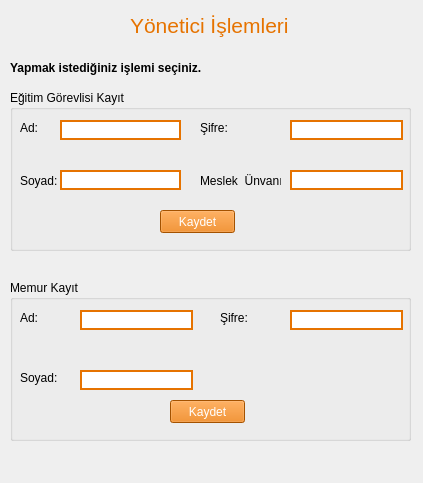
<?xml version="1.0" encoding="UTF-8"?>
<ui version="4.0">
 <class>yonetici_islem</class>
 <widget class="QWidget" name="yonetici_islem">
  <property name="geometry">
   <rect>
    <x>0</x>
    <y>0</y>
    <width>423</width>
    <height>483</height>
   </rect>
  </property>
  <property name="windowTitle">
   <string>Form</string>
  </property>
  <widget class="QLabel" name="baslik">
   <property name="geometry">
    <rect>
     <x>130</x>
     <y>10</y>
     <width>171</width>
     <height>31</height>
    </rect>
   </property>
   <property name="font">
    <font>
     <pointsize>16</pointsize>
    </font>
   </property>
   <property name="toolTip">
    <string>&lt;html&gt;&lt;head/&gt;&lt;body&gt;&lt;p align=&quot;center&quot;&gt;&lt;br/&gt;&lt;/p&gt;&lt;/body&gt;&lt;/html&gt;</string>
   </property>
   <property name="styleSheet">
    <string notr="true">color:#E67300;</string>
   </property>
   <property name="text">
    <string>Yönetici İşlemleri</string>
   </property>
  </widget>
  <widget class="QLabel" name="label">
   <property name="geometry">
    <rect>
     <x>10</x>
     <y>60</y>
     <width>211</width>
     <height>16</height>
    </rect>
   </property>
   <property name="font">
    <font>
     <pointsize>9</pointsize>
     <weight>75</weight>
     <bold>true</bold>
    </font>
   </property>
   <property name="text">
    <string>Yapmak istediğiniz işlemi seçiniz.</string>
   </property>
  </widget>
  <widget class="QGroupBox" name="groupBox">
   <property name="geometry">
    <rect>
     <x>10</x>
     <y>90</y>
     <width>401</width>
     <height>161</height>
    </rect>
   </property>
   <property name="title">
    <string>Eğitim Görevlisi Kayıt</string>
   </property>
   <widget class="QLabel" name="label_2">
    <property name="geometry">
     <rect>
      <x>10</x>
      <y>30</y>
      <width>41</width>
      <height>16</height>
     </rect>
    </property>
    <property name="text">
     <string>Ad:</string>
    </property>
   </widget>
   <widget class="QLabel" name="label_3">
    <property name="geometry">
     <rect>
      <x>10</x>
      <y>80</y>
      <width>41</width>
      <height>21</height>
     </rect>
    </property>
    <property name="text">
     <string>Soyad:</string>
    </property>
   </widget>
   <widget class="QLabel" name="label_4">
    <property name="geometry">
     <rect>
      <x>190</x>
      <y>80</y>
      <width>81</width>
      <height>21</height>
     </rect>
    </property>
    <property name="text">
     <string>Meslek  Ünvanı:</string>
    </property>
   </widget>
   <widget class="QLabel" name="label_5">
    <property name="geometry">
     <rect>
      <x>190</x>
      <y>30</y>
      <width>47</width>
      <height>16</height>
     </rect>
    </property>
    <property name="text">
     <string>Şifre:</string>
    </property>
   </widget>
   <widget class="QPushButton" name="egitim_gorev_btn">
    <property name="geometry">
     <rect>
      <x>150</x>
      <y>120</y>
      <width>75</width>
      <height>23</height>
     </rect>
    </property>
    <property name="styleSheet">
     <string notr="true">color:white;
background-color: rgb(230, 115, 0);</string>
    </property>
    <property name="text">
     <string>Kaydet</string>
    </property>
   </widget>
   <widget class="QLineEdit" name="egitim_gorev_ad">
    <property name="geometry">
     <rect>
      <x>50</x>
      <y>30</y>
      <width>121</width>
      <height>20</height>
     </rect>
    </property>
    <property name="styleSheet">
     <string notr="true">border-width:2px;
border-style:solid;
border-color: rgb(230, 115, 0);</string>
    </property>
   </widget>
   <widget class="QLineEdit" name="egitim_gorev_sifre">
    <property name="geometry">
     <rect>
      <x>280</x>
      <y>30</y>
      <width>113</width>
      <height>20</height>
     </rect>
    </property>
    <property name="styleSheet">
     <string notr="true">border-width:2px;
border-style:solid;
border-color: rgb(230, 115, 0);</string>
    </property>
   </widget>
   <widget class="QLineEdit" name="egitim_gorev_soyad">
    <property name="geometry">
     <rect>
      <x>50</x>
      <y>80</y>
      <width>121</width>
      <height>20</height>
     </rect>
    </property>
    <property name="styleSheet">
     <string notr="true">border-width:2px;
border-style:solid;
border-color: rgb(230, 115, 0);</string>
    </property>
   </widget>
   <widget class="QLineEdit" name="egitim_gorev_unvan">
    <property name="geometry">
     <rect>
      <x>280</x>
      <y>80</y>
      <width>113</width>
      <height>20</height>
     </rect>
    </property>
    <property name="styleSheet">
     <string notr="true">border-width:2px;
border-style:solid;
border-color: rgb(230, 115, 0);</string>
    </property>
   </widget>
   <widget class="QLabel" name="tamamlandi">
    <property name="geometry">
     <rect>
      <x>240</x>
      <y>120</y>
      <width>151</width>
      <height>31</height>
     </rect>
    </property>
    <property name="text">
     <string/>
    </property>
   </widget>
  </widget>
  <widget class="QGroupBox" name="groupBox_2">
   <property name="geometry">
    <rect>
     <x>10</x>
     <y>280</y>
     <width>401</width>
     <height>161</height>
    </rect>
   </property>
   <property name="title">
    <string>Memur Kayıt</string>
   </property>
   <widget class="QLabel" name="label_6">
    <property name="geometry">
     <rect>
      <x>10</x>
      <y>30</y>
      <width>47</width>
      <height>16</height>
     </rect>
    </property>
    <property name="text">
     <string>Ad:</string>
    </property>
   </widget>
   <widget class="QLabel" name="label_7">
    <property name="geometry">
     <rect>
      <x>10</x>
      <y>90</y>
      <width>47</width>
      <height>16</height>
     </rect>
    </property>
    <property name="text">
     <string>Soyad:</string>
    </property>
   </widget>
   <widget class="QLabel" name="label_8">
    <property name="geometry">
     <rect>
      <x>210</x>
      <y>30</y>
      <width>47</width>
      <height>16</height>
     </rect>
    </property>
    <property name="text">
     <string>Şifre:</string>
    </property>
   </widget>
   <widget class="QPushButton" name="memur_btn">
    <property name="geometry">
     <rect>
      <x>160</x>
      <y>120</y>
      <width>75</width>
      <height>23</height>
     </rect>
    </property>
    <property name="styleSheet">
     <string notr="true">color:white;
background-color: rgb(230, 115, 0);</string>
    </property>
    <property name="text">
     <string>Kaydet</string>
    </property>
   </widget>
   <widget class="QLineEdit" name="memur_ad">
    <property name="geometry">
     <rect>
      <x>70</x>
      <y>30</y>
      <width>113</width>
      <height>20</height>
     </rect>
    </property>
    <property name="styleSheet">
     <string notr="true">border-width:2px;
border-style:solid;
border-color: rgb(230, 115, 0);</string>
    </property>
   </widget>
   <widget class="QLineEdit" name="memur_soyad">
    <property name="geometry">
     <rect>
      <x>70</x>
      <y>90</y>
      <width>113</width>
      <height>20</height>
     </rect>
    </property>
    <property name="styleSheet">
     <string notr="true">border-width:2px;
border-style:solid;
border-color: rgb(230, 115, 0);</string>
    </property>
   </widget>
   <widget class="QLineEdit" name="memur_sifre">
    <property name="geometry">
     <rect>
      <x>280</x>
      <y>30</y>
      <width>113</width>
      <height>20</height>
     </rect>
    </property>
    <property name="styleSheet">
     <string notr="true">border-width:2px;
border-style:solid;
border-color: rgb(230, 115, 0);</string>
    </property>
   </widget>
   <widget class="QLabel" name="label_10">
    <property name="geometry">
     <rect>
      <x>260</x>
      <y>80</y>
      <width>121</width>
      <height>16</height>
     </rect>
    </property>
    <property name="text">
     <string/>
    </property>
   </widget>
  </widget>
  <widget class="QLabel" name="arka_plan">
   <property name="geometry">
    <rect>
     <x>0</x>
     <y>0</y>
     <width>431</width>
     <height>481</height>
    </rect>
   </property>
   <property name="text">
    <string/>
   </property>
  </widget>
  <zorder>arka_plan</zorder>
  <zorder>baslik</zorder>
  <zorder>label</zorder>
  <zorder>groupBox</zorder>
  <zorder>groupBox_2</zorder>
 </widget>
 <resources/>
 <connections/>
</ui>
